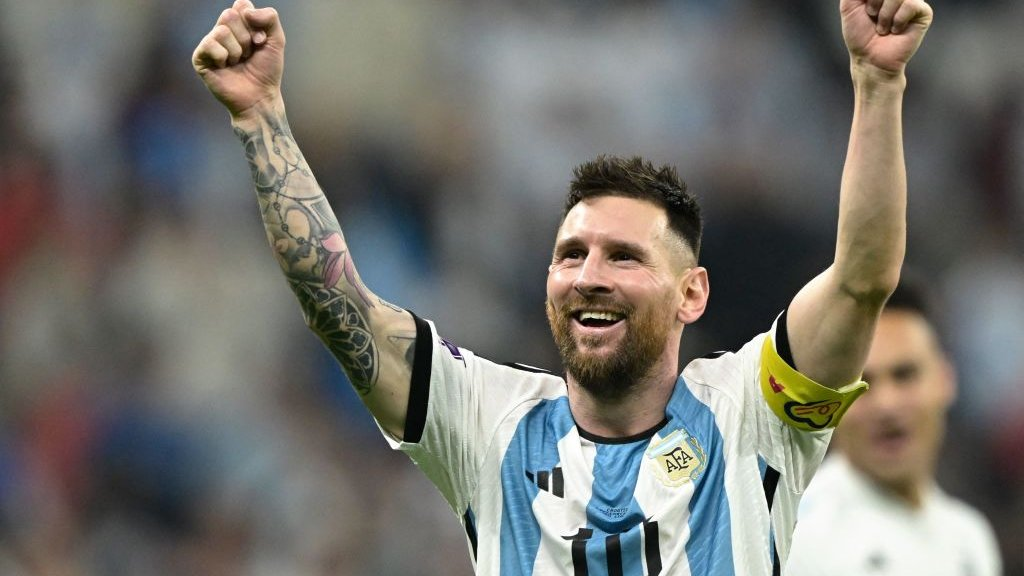
#> input picture messi.jpg, 1024 x 576 px
$ jupyter execute Ai.ipynb   (shell and % lines are left out)
#> lines starting #> are read from the running program, lines starting #| are printed output that depends on the picture; after the words box and inside, x2 and y2 are one past the last pixel; in counts of white or black regions, pixels touching at a corner belong together
[cell 1]
# matplotlibの出力をインライン(ポップアップじゃない)にする。
import cv2 # opencvの読み込み
import matplotlib.pyplot as plt # matplotlibを読み込んで、pyplotを pltという名前で使う。
print(cv2.__version__) # opencvのバージョンを表示して、読み込みを確認する。
# 出力
# 4.1.2

[cell 2]
from google.colab import files # colaboratoryのライブラリからファイル操作を使用する。
f = files.upload() # ファイルをアップロードする。
#> the answer given: messi.jpg

[cell 3]
from google.colab import files # colaboratoryのライブラリからファイル操作を使用する。
f = files.upload() # ファイルをアップロードする。
#> the answer given: messi.jpg

[cell 4]
img = cv2.imread("messi.jpg") # 画像の読み込み
#> img is the input picture: shape (576, 1024, 3); mean B, G, R 108.3, 114.1, 115.6
show_img = cv2.cvtColor(img,cv2.COLOR_BGR2RGB) # 表示のためBGRをRGBに変換する。
plt.axis('off') # 軸の非表示
plt.imshow(show_img) # matplot.libを用いて読み込んだ画像を表示します。

[cell 5]
# 学習済みファイルからモデルを生成
face_cascade = cv2.CascadeClassifier('./haarcascade_frontalface_alt2.xml')
# グレー画像を生成
gray = cv2.cvtColor(img, cv2.COLOR_BGR2GRAY)
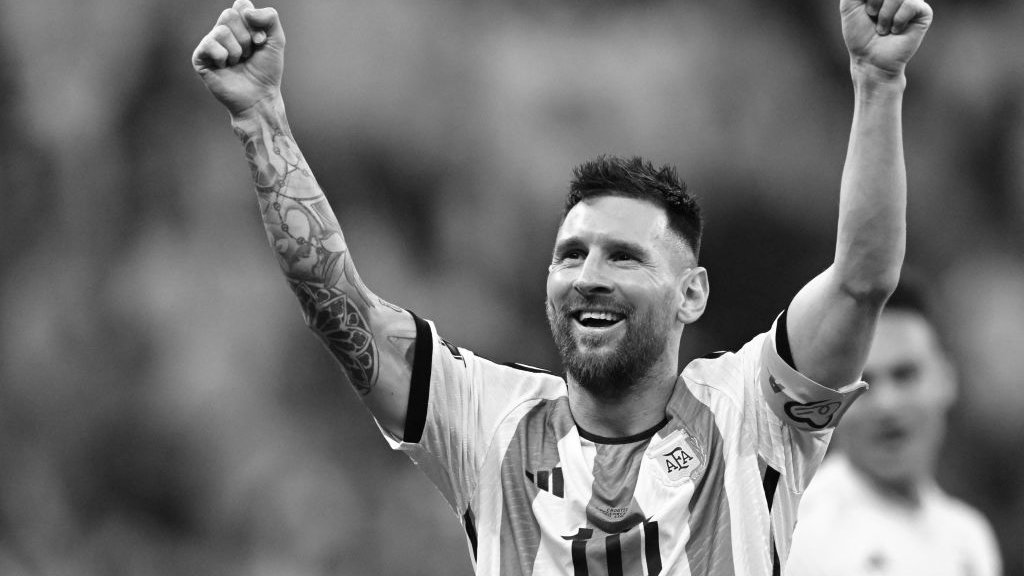
#> gray: shape (576, 1024); min 0, max 255, mean 113.9

# 顔認識
faces = face_cascade.detectMultiScale(gray, 1.3, 5)
#> faces = [[525, 199, 149, 149]]

# 顔の個数を表示
print("認識した顔の個数:", len(faces))
#| 認識した顔の個数: 1

# 認識結果でループする x,y:顔矩形の左上, w,h:顔矩形の幅と高さ
for (x,y,w,h) in faces:
  # 顔の位置に丸を描く
  img = cv2.circle(img,(x+int(w/2),y+int(h/2)),int(max(w/2,h/2)),(0,0,255),12)
#> this loop made 1 pass
#> pass 1, `img = cv2.circle(img,(x+int(w/2),y+int(h/2)),int(max(w/2,h/2)),(0,0,25..`:
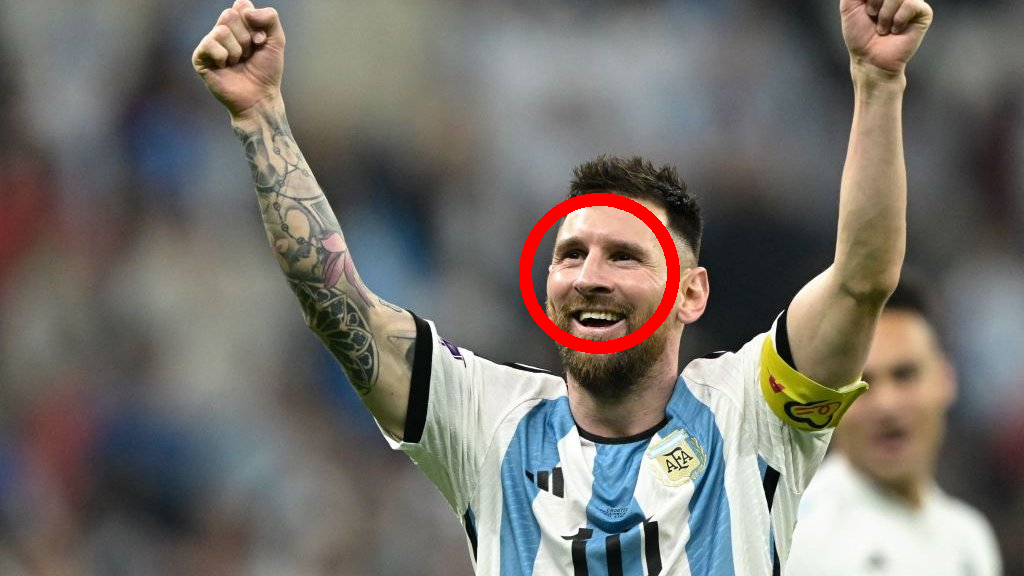
#> img: shape (576, 1024, 3); 1.02% of pixels changed, all inside (x1, y1, x2, y2) = (519, 193, 680, 354)

# 描画用にRGBに変換
show_img = cv2.cvtColor(img,cv2.COLOR_BGR2RGB)
# 軸の非表示
plt.axis('off')
# 結果の描画
plt.imshow(show_img)

$ run again, with face-up.jpg copied over messi.jpg
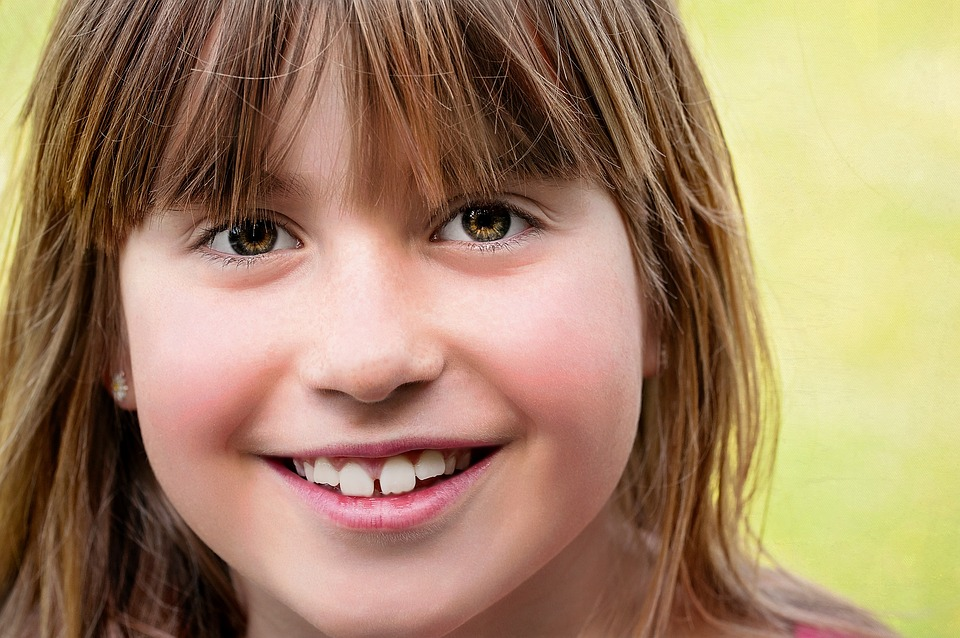
#> input picture face-up.jpg, 960 x 638 px
#> img is the input picture: shape (638, 960, 3); mean B, G, R 103.9, 134.6, 164.9
#> `gray = cv2.cvtColor(img, cv2.COLOR_BGR2GRAY)`:
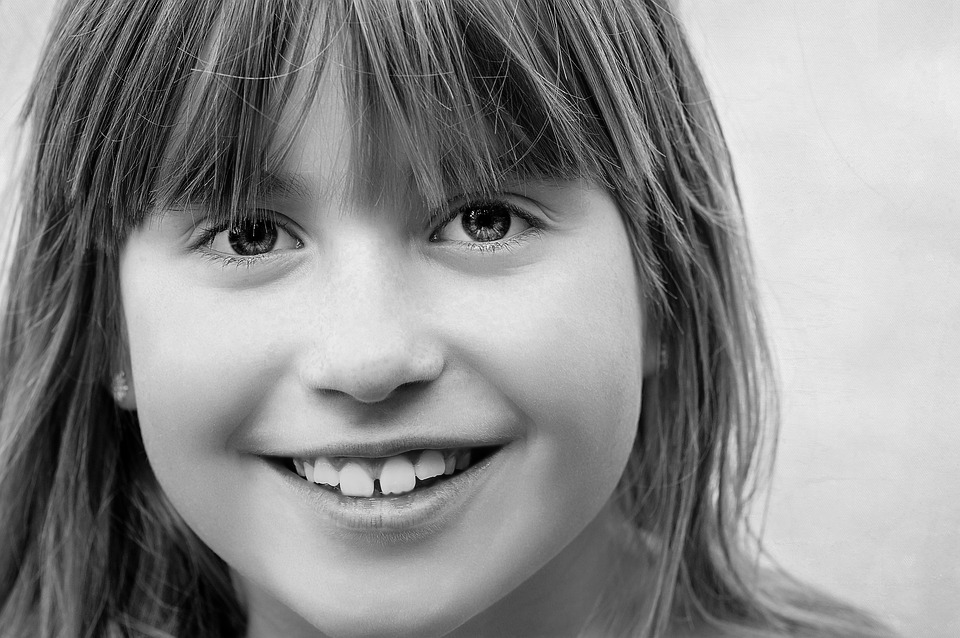
#> gray: shape (638, 960); min 0, max 253, mean 140.2
#> faces = ()
#| 認識した顔の個数: 0

$ run again, with hd.jpg copied over messi.jpg
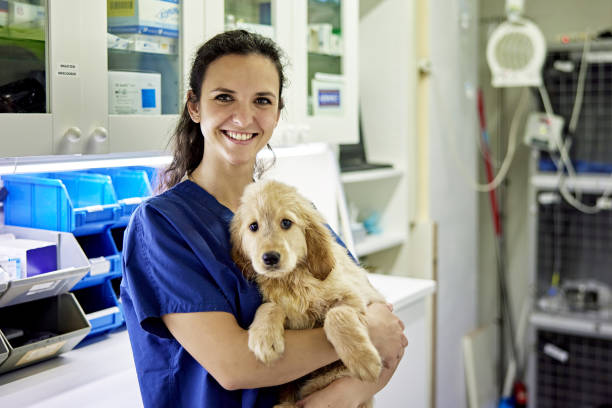
#> input picture hd.jpg, 612 x 408 px
#> img is the input picture: shape (408, 612, 3); mean B, G, R 142, 144.6, 141.6
#> `gray = cv2.cvtColor(img, cv2.COLOR_BGR2GRAY)`:
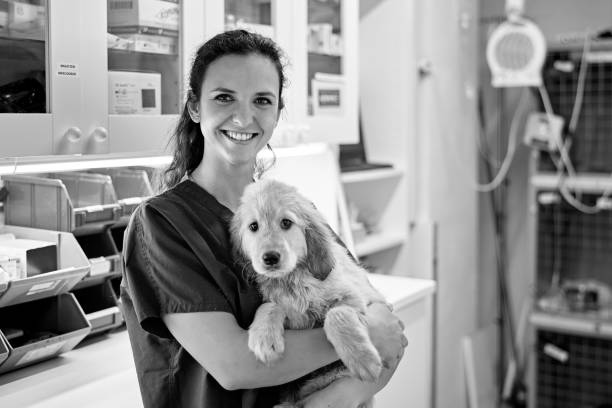
#> gray: shape (408, 612); min 0, max 255, mean 143.4
#> faces = [[193, 62, 97, 97]]
#| 認識した顔の個数: 1
#> the loop `for (x,y,w,h) in faces:` made 1 pass
#> pass 1, `img = cv2.circle(img,(x+int(w/2),y+int(h/2)),int(max(w/2,h/2)),(0,0,25..`:
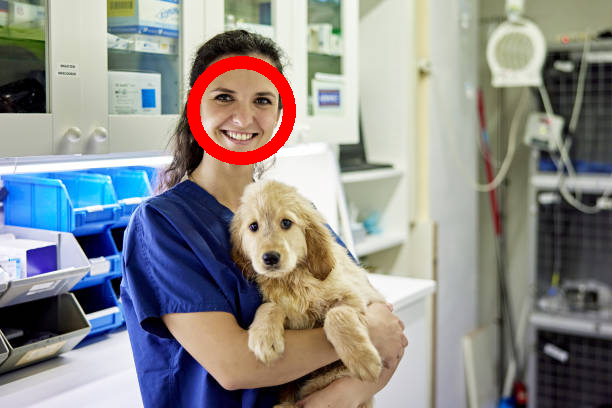
#> img: shape (408, 612, 3); 1.56% of pixels changed, all inside (x1, y1, x2, y2) = (187, 56, 296, 165)
